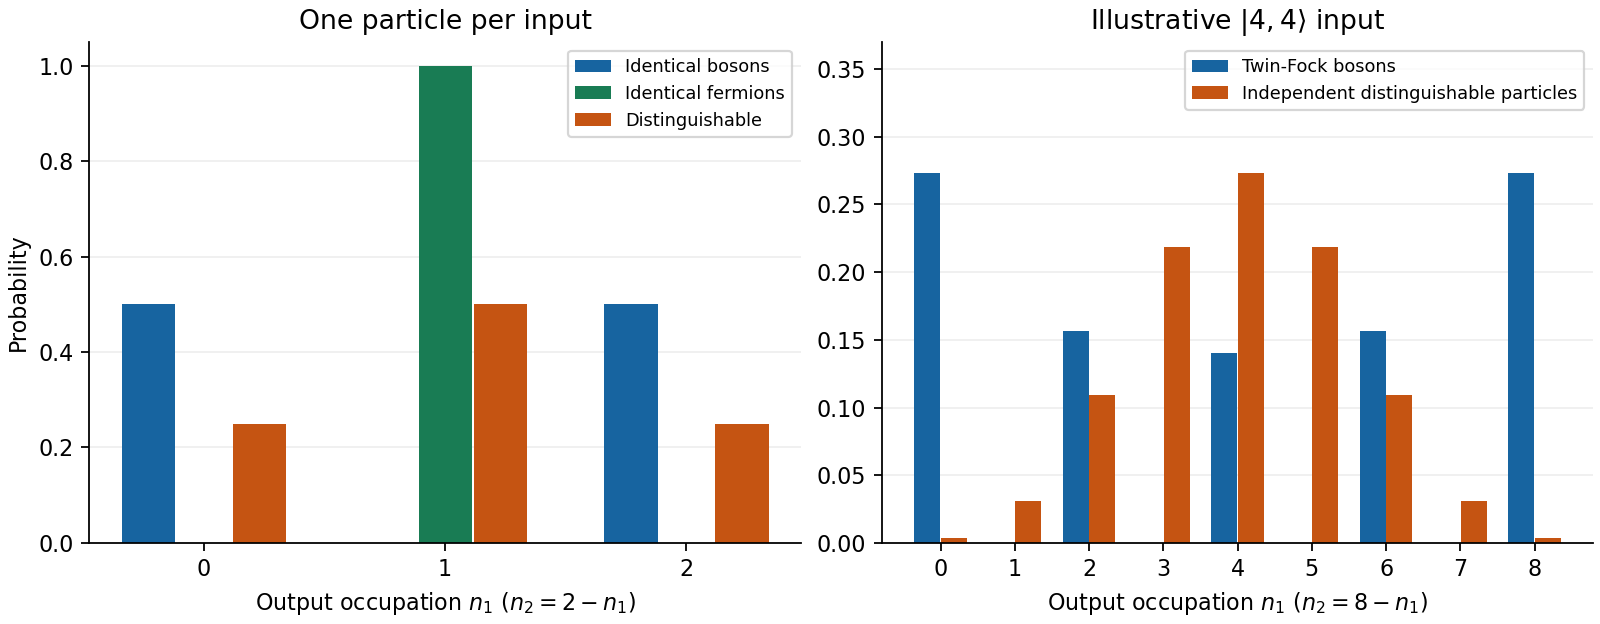

Recreate this plot in Python.
"""Original two-mode occupation distributions; Python 3.14, numpy, matplotlib."""

import math
import matplotlib

matplotlib.use("Agg")
import matplotlib.pyplot as plt
import numpy as np


fig, axes = plt.subplots(1, 2, figsize=(10, 3.9), constrained_layout=True,
                         facecolor="white")
n = np.arange(3)
axes[0].bar(n-.23, [.5, 0, .5], .22, color="#1764a0", label="Identical bosons")
axes[0].bar(n, [0, 1, 0], .22, color="#197c54", label="Identical fermions")
axes[0].bar(n+.23, [.25, .5, .25], .22, color="#c55412", label="Distinguishable")
axes[0].set(title="One particle per input", xticks=n,
            xlabel=r"Output occupation $n_1$ ($n_2=2-n_1$)", ylabel="Probability")
axes[0].legend(fontsize=8)
N = 4
n = np.arange(2*N+1)
p = np.zeros(2*N+1)
for j in range(N+1):
    p[2*j] = math.comb(2*j, j)*math.comb(2*(N-j), N-j)/4**N
classical = np.array([math.comb(2*N, int(i))/4**N for i in n])
axes[1].bar(n-.18, p, .35, color="#1764a0", label="Twin-Fock bosons")
axes[1].bar(n+.18, classical, .35, color="#c55412",
            label="Independent distinguishable particles")
axes[1].set(title=r"Illustrative $|4,4\rangle$ input",
            xlabel=r"Output occupation $n_1$ ($n_2=8-n_1$)", xticks=n)
axes[1].set_ylim(0, .37)
axes[1].legend(fontsize=8)
for ax in axes:
    ax.set_ylim(bottom=0)
    ax.grid(axis="y", alpha=.2)
    ax.set_axisbelow(True)
    ax.spines[["top", "right"]].set_visible(False)
fig.savefig("paper-1-boson-occupancies.png", dpi=160, facecolor="white")
plt.close(fig)
